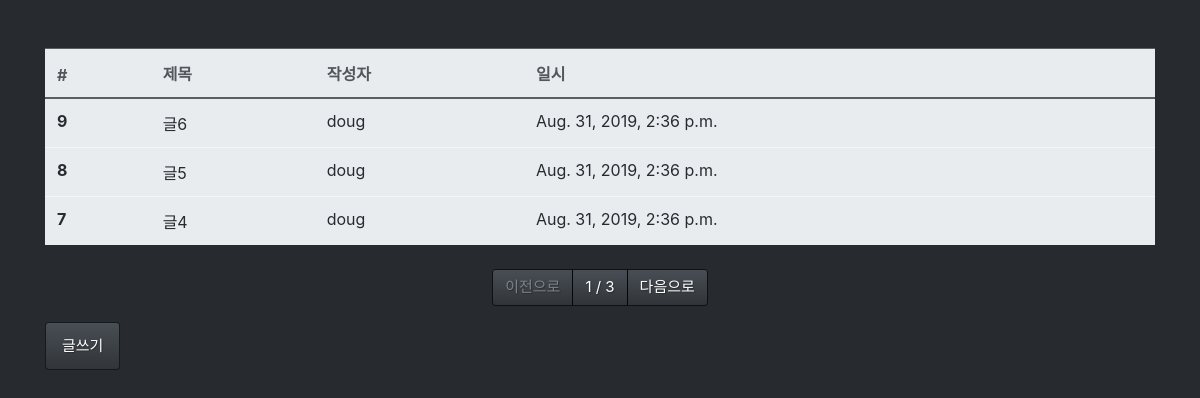
Before: /board/list/ with the older database file.
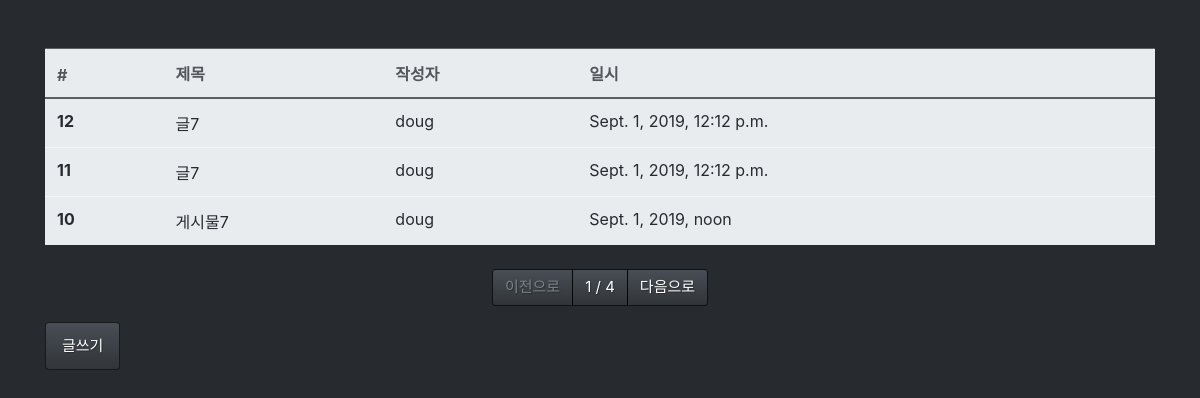
After: the same page with the newer database file.
### board/models.py (models this page shows, shortened)
class Board(models.Model):
    title = models.CharField(max_length=128, verbose_name='제목')
    contents = models.TextField(verbose_name='내용')
    writer = models.ForeignKey(
        'fcuser.Fcuser', on_delete=models.CASCADE, verbose_name='작성자')
    registered_dttm = models.DateTimeField(
        auto_now_add=True, verbose_name='등록시간')
    tags = models.ManyToManyField('tag.Tag', verbose_name='태그')
    class Meta:
        db_table = 'fastcampus_board'
        verbose_name = '패스트캠퍼스 게시글'
        verbose_name_plural = '패스트캠퍼스 게시글'

### fcuser/models.py (models this page shows)
class Fcuser(models.Model):
    username = models.CharField(max_length=32, verbose_name='사용자명')
    password = models.CharField(max_length=64, verbose_name='비밀번호')
    useremail = models.EmailField(max_length=128, verbose_name='사용자이메일')
    registered_dttm = models.DateTimeField(
        auto_now_add=True, verbose_name='등록시간')
    def __str__(self):
        return self.username
    class Meta:
        db_table = 'fastcampus_fcuser'
        verbose_name = '패스트캠퍼스 사용자'
        verbose_name_plural = '패스트캠퍼스 사용자'

### board/views.py (the view)
# urls.py: path('list/', views.board_list),
def board_list(request):
    all_boards = Board.objects.all().order_by('-id')
    page = request.GET.get('p', 1)
    paginator = Paginator(all_boards, 3)
    boards = paginator.get_page(page)
    return render(request, 'board_list.html', {'boards': boards})

### board/templates/board_list.html (shortened to what this page needs)
{% extends "base.html" %} {% block contents %}
<div class="row mt-5">
  <div class="col-12">
    <table class="table table-light">
      <thead class="thead-light">
        <tr>
          <th>#</th>
          <th>제목</th>
          <th>작성자</th>
          <th>일시</th>
        </tr>
      </thead>
      <tbody class="text-dark">
        {% for board in boards %}
        <tr onclick="location.href='/board/detail/{{board.id}}'">
          <th>{{ board.id }}</th>
          <td>{{ board.title }}</td>
          <td>{{ board.writer }}</td>
          <td>{{ board.registered_dttm }}</td>
        </tr>
        {% endfor %}
      </tbody>
    </table>
  </div>
</div>
<div class="row mt-2">
  <div class="col-12">
    <nav>
      <ul class="pagination justify-content-center">
        {% if boards.has_previous %}
        <li class="page-item">
          <a class="page-link" href="?p={{ boards.previous_page_number }}">
            이전으로
          </a>
          {% else %}
          <li class="page-item disabled">
              <a class="page-link" href="#">이전으로</a>
          </li>
          {% endif %}
        <li class="page-item">
          <a class="page-link" href="#">
            {{ boards.number }} / {{ boards.paginator.num_pages }}
          </a>
        </li>
        {% if boards.has_next %}
        <li class="page-item">
          <a class="page-link" href="?p={{ boards.next_page_number }}">
            다음으로
          </a>
          {% else %}
          <li class="page-item disabled">
            <a class="page-link" href="#">다음으로</a>
          </li>
          {% endif %}
        </li>
      </ul>
    </nav>
  </div>
</div>
<div class="row">
  <div class="col-12">
    <button class="btn btn-primary" onclick="location.href='/board/write/'">글쓰기</button>
  </div>
</div>
{% endblock %}

### board/templates/base.html (shortened to what this page needs)
<html>
  <head>
    <link rel="stylesheet" href="/static/bootstrap.min.css" />
  </head>
  <body>
    <div class="container">
      {% block contents %} {% endblock %}
    </div>
  </body>
</html>

Changed rows visible on the page:
no longer on this page (row unchanged): Board: id "9", title "글6", writer "doug", registered_dttm "Aug. 31, 2019, 2:36 p.m."
no longer on this page (row unchanged): Board: id "8", title "글5", writer "doug", registered_dttm "Aug. 31, 2019, 2:36 p.m."
no longer on this page (row unchanged): Board: id "7", title "글4", writer "doug", registered_dttm "Aug. 31, 2019, 2:36 p.m."
added Board: id "12", title "글7", writer "doug", registered_dttm "Sept. 1, 2019, 12:12 p.m."
added Board: id "11", title "글7", writer "doug", registered_dttm "Sept. 1, 2019, 12:12 p.m."
added Board: id "10", title "게시물7", writer "doug", registered_dttm "Sept. 1, 2019, noon"
Other visible differences:
{{ boards.paginator.num_pages }}: "3" → "4"
